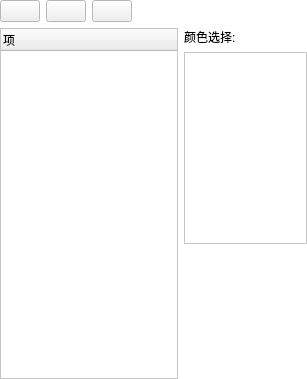
<?xml version="1.0" encoding="UTF-8"?>
<ui version="4.0">
 <class>ByyMeasureWidget</class>
 <widget class="QWidget" name="ByyMeasureWidget">
  <property name="geometry">
   <rect>
    <x>0</x>
    <y>0</y>
    <width>307</width>
    <height>379</height>
   </rect>
  </property>
  <property name="palette">
   <palette>
    <active>
     <colorrole role="Base">
      <brush brushstyle="SolidPattern">
       <color alpha="255">
        <red>255</red>
        <green>255</green>
        <blue>255</blue>
       </color>
      </brush>
     </colorrole>
     <colorrole role="Window">
      <brush brushstyle="SolidPattern">
       <color alpha="255">
        <red>255</red>
        <green>255</green>
        <blue>255</blue>
       </color>
      </brush>
     </colorrole>
    </active>
    <inactive>
     <colorrole role="Base">
      <brush brushstyle="SolidPattern">
       <color alpha="255">
        <red>255</red>
        <green>255</green>
        <blue>255</blue>
       </color>
      </brush>
     </colorrole>
     <colorrole role="Window">
      <brush brushstyle="SolidPattern">
       <color alpha="255">
        <red>255</red>
        <green>255</green>
        <blue>255</blue>
       </color>
      </brush>
     </colorrole>
    </inactive>
    <disabled>
     <colorrole role="Base">
      <brush brushstyle="SolidPattern">
       <color alpha="255">
        <red>255</red>
        <green>255</green>
        <blue>255</blue>
       </color>
      </brush>
     </colorrole>
     <colorrole role="Window">
      <brush brushstyle="SolidPattern">
       <color alpha="255">
        <red>255</red>
        <green>255</green>
        <blue>255</blue>
       </color>
      </brush>
     </colorrole>
    </disabled>
   </palette>
  </property>
  <property name="windowTitle">
   <string>标注测量</string>
  </property>
  <property name="autoFillBackground">
   <bool>true</bool>
  </property>
  <layout class="QVBoxLayout" name="verticalLayout_2">
   <property name="margin">
    <number>0</number>
   </property>
   <item>
    <layout class="QHBoxLayout" name="horizontalLayout">
     <item>
      <widget class="QPushButton" name="pathButton">
       <property name="toolTip">
        <string>标示线段</string>
       </property>
       <property name="text">
        <string/>
       </property>
      </widget>
     </item>
     <item>
      <widget class="QPushButton" name="polygonButton">
       <property name="toolTip">
        <string>标示多边形</string>
       </property>
       <property name="text">
        <string/>
       </property>
      </widget>
     </item>
     <item>
      <widget class="QPushButton" name="ellipseButton">
       <property name="toolTip">
        <string>标示圆</string>
       </property>
       <property name="text">
        <string/>
       </property>
      </widget>
     </item>
     <item>
      <spacer name="horizontalSpacer">
       <property name="orientation">
        <enum>Qt::Horizontal</enum>
       </property>
       <property name="sizeHint" stdset="0">
        <size>
         <width>40</width>
         <height>20</height>
        </size>
       </property>
      </spacer>
     </item>
    </layout>
   </item>
   <item>
    <layout class="QHBoxLayout" name="horizontalLayout_2">
     <item>
      <widget class="QTreeWidget" name="treeWidget">
       <column>
        <property name="text">
         <string>项</string>
        </property>
       </column>
      </widget>
     </item>
     <item>
      <layout class="QVBoxLayout" name="verticalLayout">
       <item>
        <widget class="QLabel" name="label">
         <property name="text">
          <string>颜色选择:</string>
         </property>
        </widget>
       </item>
       <item>
        <widget class="QListWidget" name="listWidget">
         <property name="maximumSize">
          <size>
           <width>200</width>
           <height>16777215</height>
          </size>
         </property>
        </widget>
       </item>
       <item>
        <spacer name="verticalSpacer">
         <property name="orientation">
          <enum>Qt::Vertical</enum>
         </property>
         <property name="sizeHint" stdset="0">
          <size>
           <width>20</width>
           <height>40</height>
          </size>
         </property>
        </spacer>
       </item>
      </layout>
     </item>
    </layout>
   </item>
  </layout>
 </widget>
 <layoutdefault spacing="6" margin="11"/>
 <resources/>
 <connections/>
</ui>
